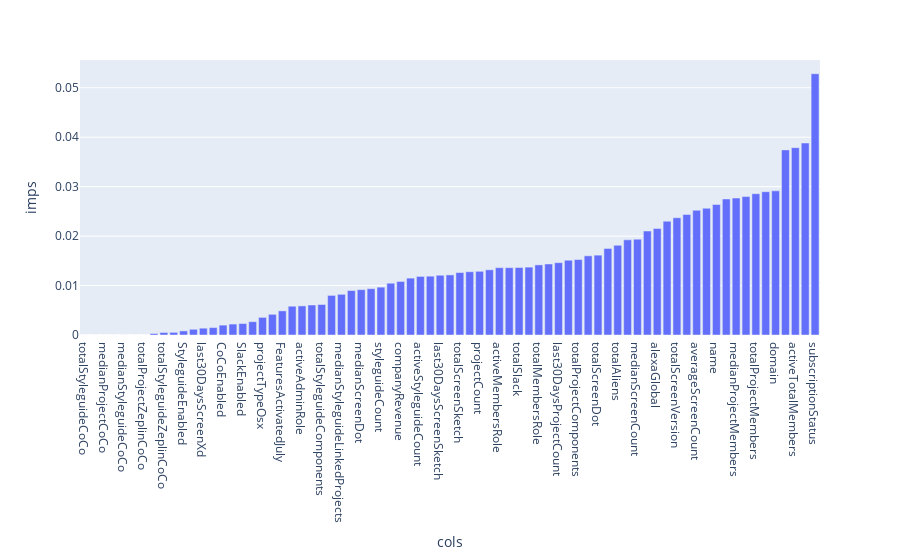

The code cell stored with this chart in its notebook:
### Markdown cell above
### Measure Feature Importance

### Code cell
col_sorted_by_importance=forest_model.feature_importances_.argsort()
feat_imp=pd.DataFrame({
    'cols':X.columns[col_sorted_by_importance],
    'imps':forest_model.feature_importances_[col_sorted_by_importance]
})

import plotly_express as px
px.bar(feat_imp, x='cols', y='imps')

### Figure 1 — Plotly figure (JSON) as saved in the notebook; plotly's stock layout.template omitted (floating-point values rounded to 4 significant figures)
{"data": [{"alignmentgroup": "True", "hovertemplate": "cols=%{x}<br>imps=%{y}<extra></extra>", "legendgroup": "", "marker": {"color": "#636efa"}, "name": "", "offsetgroup": "", "orientation": "v", "showlegend": false, "textposition": "auto", "type": "bar", "x": ["totalStyleguideCoCo", "status", "medianProjectCoCo", "medianProjectZeplinCoCo", "medianStyleguideCoCo", "medianStyleguideZeplinCoCo", "totalProjectZeplinCoCo", "totalProjectCoCo", "totalStyleguideZeplinCoCo", "isStrategic", "StyleguideEnabled", "JiraEnabled", "last30DaysScreenXd", "medianProjectActiveAliens", "CoCoEnabled", "medianProjectComponents", "SlackEnabled", "last30DaysScreenFigma", "projectTypeOsx", "medianStyleguideComponents", "FeaturesActivatedJuly", "totalJira", "activeAdminRole", "totalScreenXd", "totalStyleguideComponents", "projectTypeAndroid", "medianStyleguideLinkedProjects", "totalStyleguideLinkedProjects", "medianScreenDot", "totalPaidSeats", "styleguideCount", "projectTypeIos", "companyRevenue", "totalEditorRole", "activeStyleguideCount", "activeProjectCount", "last30DaysScreenSketch", "archivedProjectCount", "totalScreenSketch", "totalAdminRole", "projectCount", "paymentPlan", "activeMembersRole", "activeTotalAliens", "totalSlack", "activeEditorRole", "totalMembersRole", "minimumSeatCount", "last30DaysProjectCount", "deletedProjectCount", "totalProjectComponents", "stripeCustomerId", "totalScreenDot", "totalScreenFigma", "totalAliens", "companyCountry", "medianScreenCount", "projectTypeWeb", "alexaGlobal", "oid", "totalScreenVersion", "medianScreenVersion", "averageScreenCount", "totalScreenCount", "name", "maxScreenCount", "medianProjectMembers", "companySizeBand", "totalProjectMembers", "totalMembers", "domain", "creeateDate", "activeTotalMembers", "billingDomain", "subscriptionStatus"], "xaxis": "x", "y": [0, 0, 0, 0, 0, 0, 0, 0.0003009, 0.0005091, 0.0005349, 0.0008276, 0.001155, 0.001376, 0.0015, 0.002001, 0.002212, 0.002319, 0.00269, 0.003561, 0.004183, 0.004876, 0.005821, 0.005883, 0.006067, 0.006166, 0.008007, 0.008226, 0.008987, 0.009166, 0.009372, 0.009675, 0.01047, 0.01082, 0.0115, 0.01184, 0.01189, 0.01209, 0.01215, 0.01263, 0.01279, 0.01288, 0.01318, 0.01361, 0.01362, 0.01365, 0.01372, 0.01418, 0.01436, 0.01463, 0.01512, 0.01526, 0.01601, 0.01615, 0.01751, 0.01814, 0.01924, 0.01938, 0.02102, 0.02152, 0.02301, 0.0237, 0.02436, 0.02522, 0.02563, 0.02639, 0.02751, 0.02769, 0.02799, 0.02857, 0.02898, 0.02915, 0.03744, 0.03789, 0.03882, 0.05283], "yaxis": "y"}], "layout": {"barmode": "relative", "legend": {"tracegroupgap": 0}, "margin": {"t": 60}, "xaxis": {"anchor": "y", "domain": [0, 1], "title": {"text": "cols"}}, "yaxis": {"anchor": "x", "domain": [0, 1], "title": {"text": "imps"}}}}
